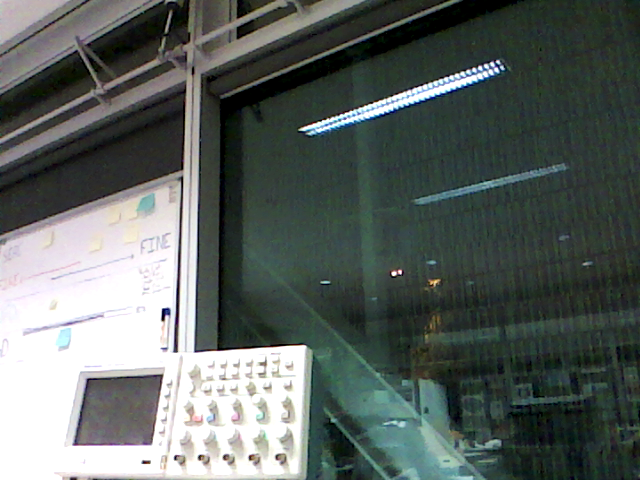
#> input picture lab03/colour/0001.png, 640 x 480 px; its folder holds only this picture in this run
$ python r200_from_file.py
#> lines starting #> are read from the running program, lines starting #| are printed output that depends on the picture
# r200_from_file.py

import cv2
import os

color_path = "./colour/"
depth_path = "./depth/"
index = -1

# Load the list of image filenames.
# We are assuming that the depth files have the exact same filename.
color_images = os.listdir(color_path)
color_images.sort()

while True:  # Loop over the images until we decide to quit.
    index = (index + 1) % len(color_images)
    filename = color_images[index]

    # Note that if the cv2.IMREAD_ANYDEPTH flag is missing, OpenCV will load the 16-bit depth data as an 8-bit image.
    c = cv2.imread("{}{}".format(color_path, filename))
#> c is the input picture: shape (480, 640, 3); mean B, G, R 96.3, 99.9, 92.2
    d = cv2.imread("{}{}".format(depth_path, filename), cv2.IMREAD_GRAYSCALE | cv2.IMREAD_ANYDEPTH)
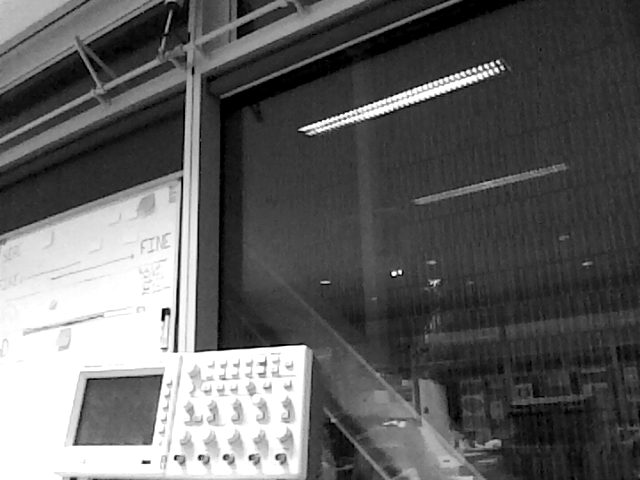
#> d: shape (480, 640); min 0, max 255, mean 96.8

    cv2.imshow('c', c)
    cv2.imshow('d', d * 18)  # Scale the depth data for visibiliy (65536 / 3500 ~= 18)
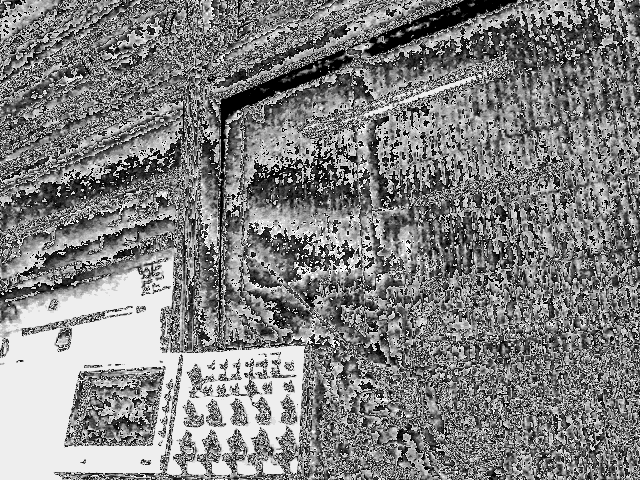
#> window 'd': shape (480, 640); min 0, max 254, mean 129

    if cv2.waitKey(1) & 0xFF == ord('q'):
#> (key q is pressed here)
        break

cv2.destroyAllWindows()
